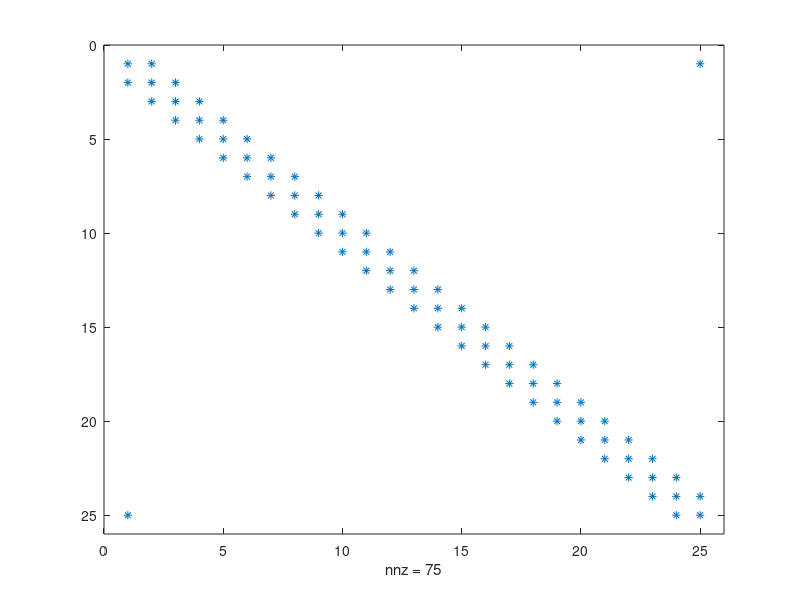

Write MATLAB code to recreate this figure.
clear all; close all; clc;

% construct matrix D

n = 25;
e1 = ones(n, 1);

A = spdiags([e1 -2*e1 e1], [-1 0 1], n, n);

A(1,n) = 1; A(n, 1) = 1;

A = full(A);

spy(A)